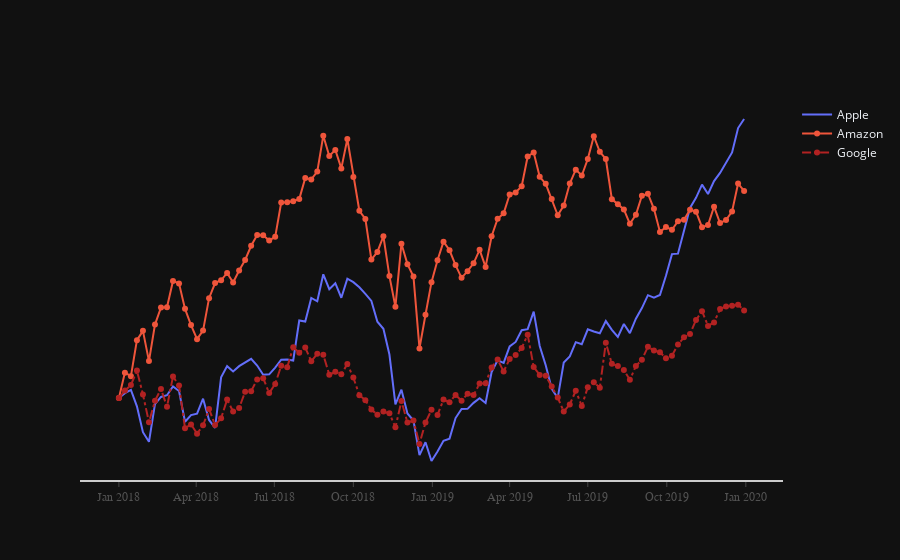

Notebook cell for this chart:
### Markdown cell above
# Line Plot

### Code cell
import plotly.graph_objects as go

df_stocks = px.data.stocks()
px.line(df_stocks, x='date', y='GOOG', labels={'x': 'Date', 'y': 'Price'})

px.line(df_stocks,
        x='date',
        y=['GOOG', 'AAPL'],
        labels={'x': 'Date', 'y': 'Price'},
        title='Apple vs Google')

fig = go.Figure()
fig.add_trace(go.Scatter(x=df_stocks.date, y=df_stocks.AAPL, mode='lines', name='Apple'))
fig.add_trace(go.Scatter(x=df_stocks.date, y=df_stocks.AMZN, mode='lines+markers', name='Amazon'))
fig.add_trace(go.Scatter(x=df_stocks.date, y=df_stocks.GOOG, mode='lines+markers', name='Google',
                         line=dict(color='firebrick', width=2, dash='dashdot')))

# fig.update_layout(title='Stock Price Data 2018 - 2020', xaxis_title='Date', yaxis_title='Price')
fig.update_layout(
        xaxis=dict(
                showline=True,
                showgrid=False,
                showticklabels=True,
                linecolor='rgb(204, 204, 204)',
                linewidth=2,
                ticks='outside',
                tickfont=dict(
                        family='Arial',
                        size=12,
                        color='rgb(82, 82, 82)',
                ),
        ),
        yaxis=dict(
                showgrid=False,
                zeroline=False,
                showline=False,
                showticklabels=False,
        ),
)
